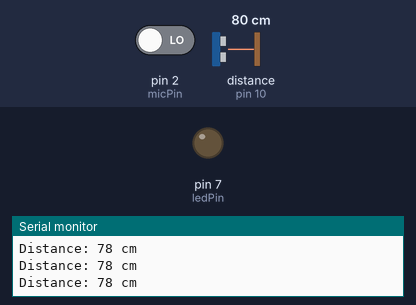
A sketch run on a simulated Arduino Uno, built with avr-gcc and run on an emulated ATmega328P. Parts: output pins drawn as LEDs (lit = HIGH), the last lines printed to the serial monitor. Wiring (inferred from the names in the program): ultrasonic range finder: trigger pin 9; echo pin 10. Dashed ring = blinking. The test bench sets the inputs (shaded band); at power-on: distance to the obstacle (sensor on pin 10) 80 cm, pin 2 (micPin) LOW. The echo pulse lasts 58.3 µs per cm; pins used as bus, display or sensor lines are not drawn.

Above: at 1.2 s.
1.3 s: distance to the obstacle (sensor on pin 10) set to 33 cm
2.8 s: distance to the obstacle (sensor on pin 10) set to 28 cm
At 3.3 s:
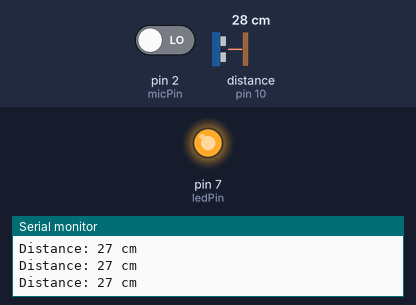
4.3 s: pin 2 (micPin) driven HIGH
7.3 s: distance to the obstacle (sensor on pin 10) set to 35 cm
At 10.2 s:
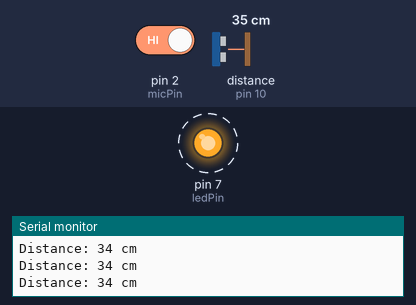
10.3 s: pin 2 (micPin) driven LOW
At 11.3 s:
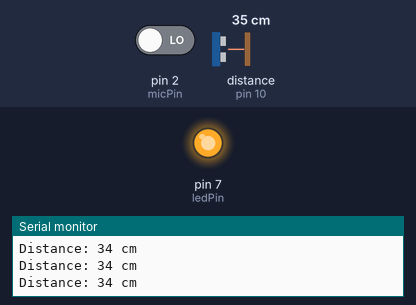
11.8 s: distance to the obstacle (sensor on pin 10) set to 46 cm
13.3 s: distance to the obstacle (sensor on pin 10) set to 55 cm
At 14.3 s:
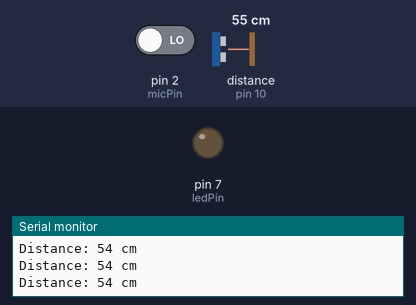
Timing chart, 0 to 15.8 s (numbered marks = the images above; inputs shaded):
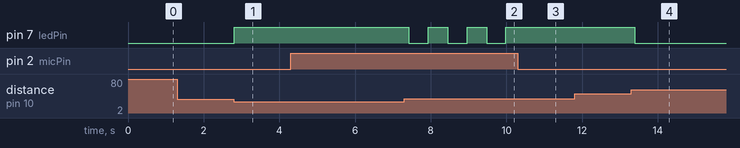

The sketch:

clap_switch.ino
```cpp
// Pin configuration
const int trigPin = 9;         // Trigger pin of ultrasonic sensor
const int echoPin = 10;        // Echo pin of ultrasonic sensor
const int micPin = 2;          // Microphone pin to detect claps
const int ledPin = 7;          // LED pin to control light

// Variables to keep track of distances and claps
long duration;
int distance;
bool lightState = false;
unsigned long lastClapTime = 0;

void setup() {
  pinMode(trigPin, OUTPUT);
  pinMode(echoPin, INPUT);
  pinMode(micPin, INPUT);
  pinMode(ledPin, OUTPUT);
  digitalWrite(ledPin, LOW);  // Ensure the LED is initially off
  Serial.begin(9600);         // Initialize Serial Monitor for debugging
}

void loop() {
  // Check for claps
  if (digitalRead(micPin) == HIGH) {
    unsigned long currentClapTime = millis();
    if (currentClapTime - lastClapTime > 500) { // Simple debounce for claps
      lightState = !lightState;  // Toggle the light state
      digitalWrite(ledPin, lightState ? HIGH : LOW);
      lastClapTime = currentClapTime;
    }
  }

  // Ultrasonic sensor reading
  digitalWrite(trigPin, LOW);
  delayMicroseconds(2);
  digitalWrite(trigPin, HIGH);
  delayMicroseconds(10);
  digitalWrite(trigPin, LOW);
  duration = pulseIn(echoPin, HIGH);

  // Calculate the distance
  distance = duration * 0.034 / 2;

  // Display the distance in Serial Monitor (for debugging)
  Serial.print("Distance: ");
  Serial.print(distance);
  Serial.println(" cm");

  // If an object is within 30 cm, turn on the LED
  if (distance > 0 && distance < 30) {
    digitalWrite(ledPin, HIGH);
    lightState = true;
  } else if (distance > 50) {
    // If the object is no longer in range, turn off the LED
    digitalWrite(ledPin, LOW);
    lightState = false;
  }

  delay(100); // Short delay to stabilize readings
}
```

Measured:
- the behaviour switches between 31 and 30 cm on distance to the obstacle (sensor on pin 10) (found by bisection; images 0 and 1)
- the behaviour switches between 51 and 52 cm on distance to the obstacle (sensor on pin 10) (found by bisection; images 3 and 4)
- after the input at 2.8 s, pin 7 (ledPin): LOW → HIGH at once
- after the input at 7.3 s, pin 7 (ledPin): alternates HIGH for 0.51 s and LOW for 0.51 s, starting after 0.12 s
- after the input at 10.3 s, pin 7 (ledPin): stays HIGH (without the input it goes to LOW after 0.20 s)
- after the input at 13.3 s, pin 7 (ledPin): HIGH → LOW after 0.09 s
